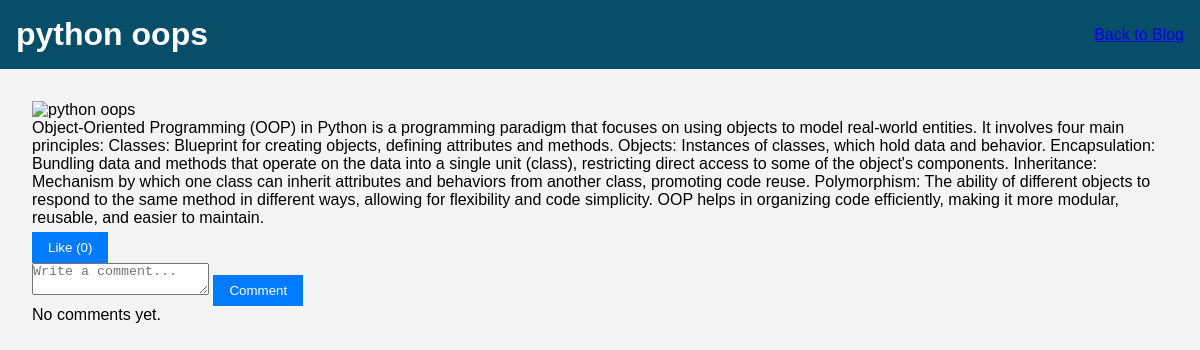
The app's page /blog/2/ with its own data.
### myapp/models.py (models this page shows)
class techblog(models.Model):
    title = models.CharField(max_length=100)
    discription = models.TextField()
    photo = models.ImageField(upload_to='pics/',null=True,blank=True)
    likes = models.PositiveIntegerField(default=0)

### myapp/views.py (the view)
# urls.py: path('blog/<int:post_id>/', post_detail, name='post_detail'),  # Detail page for posts
def post_detail(request, post_id):
    post = get_object_or_404(techblog, id=post_id)
    return render(request, 'post_detail.html', {'post': post})

### template/post_detail.html (shortened to what this page needs)
{% load static %}
<!DOCTYPE html>
<html lang="en">
<head>
    <link rel="stylesheet" href="{% static 'css/main.css' %}">
</head>
<body>
<header>
    <h1>{{ post.title }}</h1>
    <a href="{% url 'myapp:blog' %}">Back to Blog</a>
</header>
<main>
    <article>
        <img src="https://tse4.mm.bing.net/th?id=OIP.D4llCkUDMVP7mHbADkQvwwHaHa&pid=Api&P=0&h=180" alt="{{ post.title }}">
        <p>{{ post.discription }}</p>
    </article>
    <div class="post-actions">
        <button onclick="likePost({{ post.id }})">Like (<span id="like-count-{{ post.id }}">{{ post.likes }}</span>)</button>
    </div>
    <div class="comment-section">
        <textarea id="comment-input-{{ post.id }}" placeholder="Write a comment..."></textarea>
        <button onclick="submitComment({{ post.id }})">Comment</button>
    </div>
    <div id="comments-{{ post.id }}">
        {% for comment in post.comments.all %}
            <p><strong>{{ comment.user }}</strong>: {{ comment.text }}</p>
        {% empty %}
            <p>No comments yet.</p>
        {% endfor %}
    </div>
</main>
</body>
</html>

### static/css/main.css (style rules this page uses)
* { margin: 0; padding: 0; box-sizing: border-box; }
body { font-family: Arial, sans-serif; background-color: #f4f4f4; }
header { background-color: rgb(9, 78, 105); color: white; padding: 1rem; display: flex; justify-content: space-between; align-items: center; }
main { padding: 2rem; }
button { background-color: #007BFF; color: white; border: none; padding: 0.5rem 1rem; margin-top: 0.3rem; cursor: pointer; }

### records on screen
techblog: title "python oops", discription "Object-Oriented Programming (OOP) in Python is a programming paradigm that focuses on using objects to model real-world entities. It involves four main principles: Classes: Blueprint for creating objects, defining attributes and methods. Objects: Instances of classes, which hold data and behavior. Encapsulation: Bundling data and methods that operate on the data into a single unit (class), restricting direct access to some of the object's components. Inheritance: Mechanism by which one class can inherit attributes and behaviors from another class, promoting code reuse. Polymorphism: The ability of different objects to respond to the same method in different ways, allowing for flexibility…", likes "0", id "Write a comment..."
